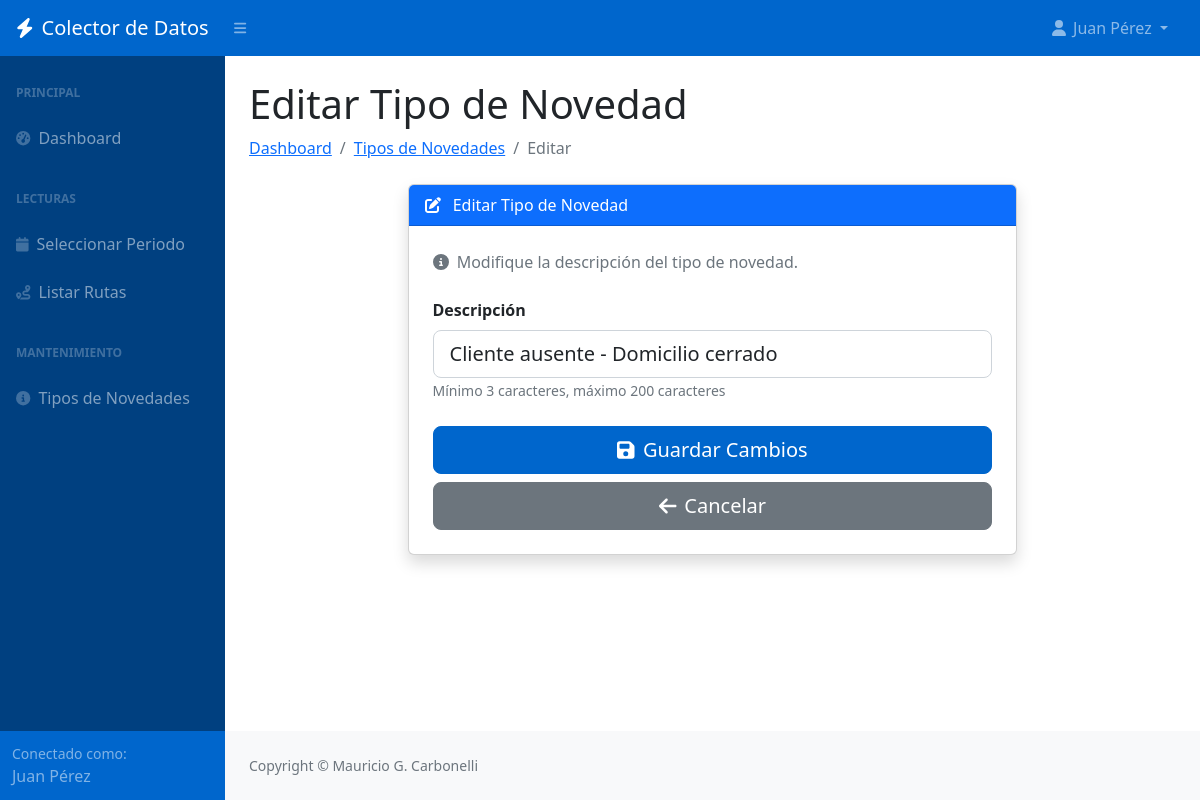
The page /editar-tipo-novedad/4/ (signed in) on the database as committed earlier.
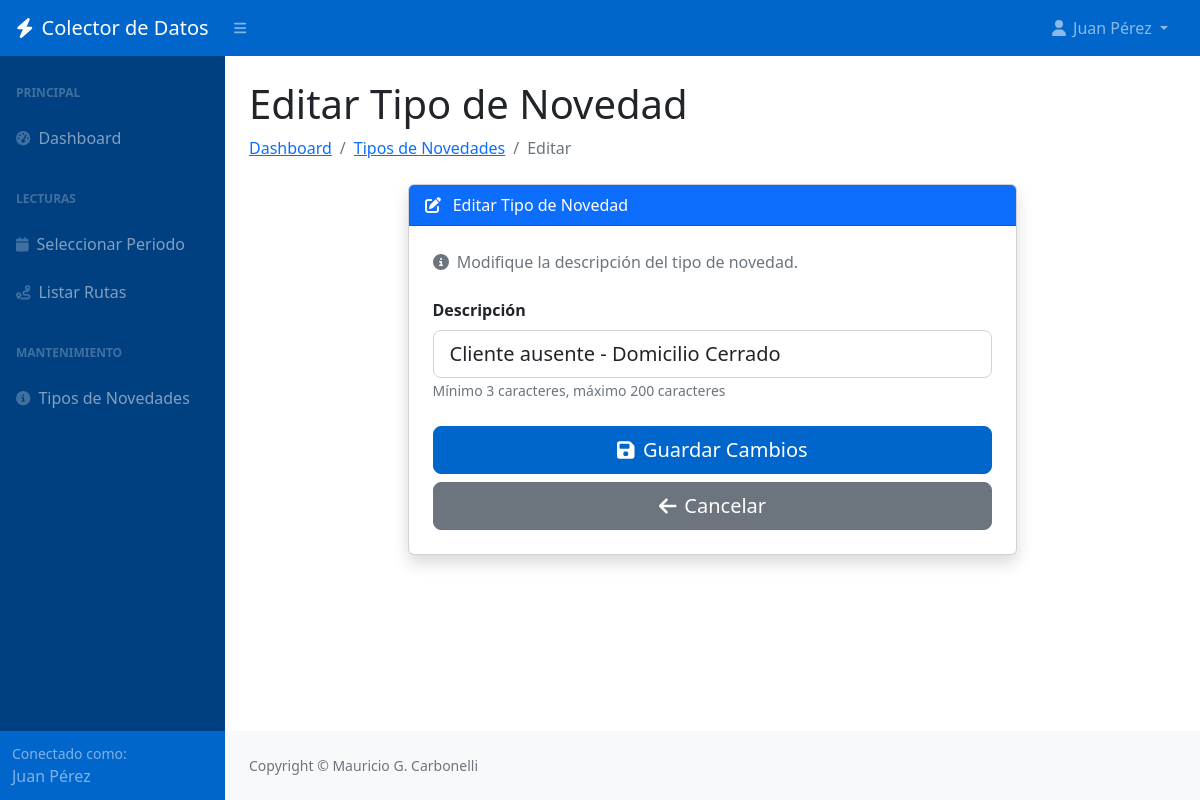
The same page on the database as committed later.
### lecturas/models.py (models this page shows, shortened)
class Novedad(models.Model):
    cod_novedad = models.AutoField(primary_key=True)
    descripcion = models.CharField(max_length=200, verbose_name='Descripción')
    class Meta:
        verbose_name = 'Novedad'
        verbose_name_plural = 'Novedades'

### lecturas/views.py (the view, shortened to what this page needs)
# urls.py: path('editar-tipo-novedad/<int:pk>/', views.EditarNovedadView.as_view(), name='editar_tipo_novedad'),
class EditarNovedadView(LoginRequiredMixin, UpdateView):
    model = Novedad
    form_class = NovedadModelForm
    template_name = 'lecturas/editar_tipo_novedad.html'
    success_url = reverse_lazy('listar_tipos_novedades')

### lecturas/forms.py (shortened to what this page needs)
class NovedadModelForm(forms.ModelForm):
    class Meta:
        model = Novedad
        fields = ['descripcion']
        widgets = {
            'descripcion': forms.TextInput(attrs={
                'class': 'form-control form-control-lg',
                'placeholder': 'Ingrese la descripción de la novedad',
                'maxlength': '200'
            })
        }
        labels = {
            'descripcion': 'Descripción'
        }

### lecturas/templates/lecturas/editar_tipo_novedad.html (shortened to what this page needs)
{% extends 'lecturas/base.html' %}
{% block content %}
<h1 class="mt-4">Editar Tipo de Novedad</h1>
<ol class="breadcrumb mb-4">
    <li class="breadcrumb-item"><a href="{% url 'dashboard' %}">Dashboard</a></li>
    <li class="breadcrumb-item"><a href="{% url 'listar_tipos_novedades' %}">Tipos de Novedades</a></li>
    <li class="breadcrumb-item active">Editar</li>
</ol>
<div class="row justify-content-center">
    <div class="col-lg-8 col-md-10">
        <div class="card shadow">
            <div class="card-header bg-primary text-white">
                <i class="fas fa-pen-to-square me-2"></i>
                Editar Tipo de Novedad
            </div>
            <div class="card-body p-4">
                <p class="text-muted mb-4">
                    <i class="fas fa-info-circle me-1"></i>
                    Modifique la descripción del tipo de novedad.
                </p>
                <form method="post">
                    <div class="mb-4">
                        <label for="{{ form.descripcion.id_for_label }}" class="form-label">
                            <strong>{{ form.descripcion.label }}</strong>
                        </label>
                        {{ form.descripcion }}
                        <small class="form-text text-muted">
                            Mínimo 3 caracteres, máximo 200 caracteres
                        </small>
                    </div>
                    <div class="d-grid gap-2">
                        <button type="submit" class="btn btn-primary btn-lg">
                            <i class="fas fa-save me-2"></i>Guardar Cambios
                        </button>
                        <a href="{% url 'listar_tipos_novedades' %}" class="btn btn-secondary btn-lg">
                            <i class="fas fa-arrow-left me-2"></i>Cancelar
                        </a>
                    </div>
                </form>
            </div>
        </div>
    </div>
</div>
{% endblock %}

Rows that differ between the two databases and show on the page:
changed Novedad: descripcion "Cliente ausente - Domicilio cerrado" → "Cliente ausente - Domicilio Cerrado"
